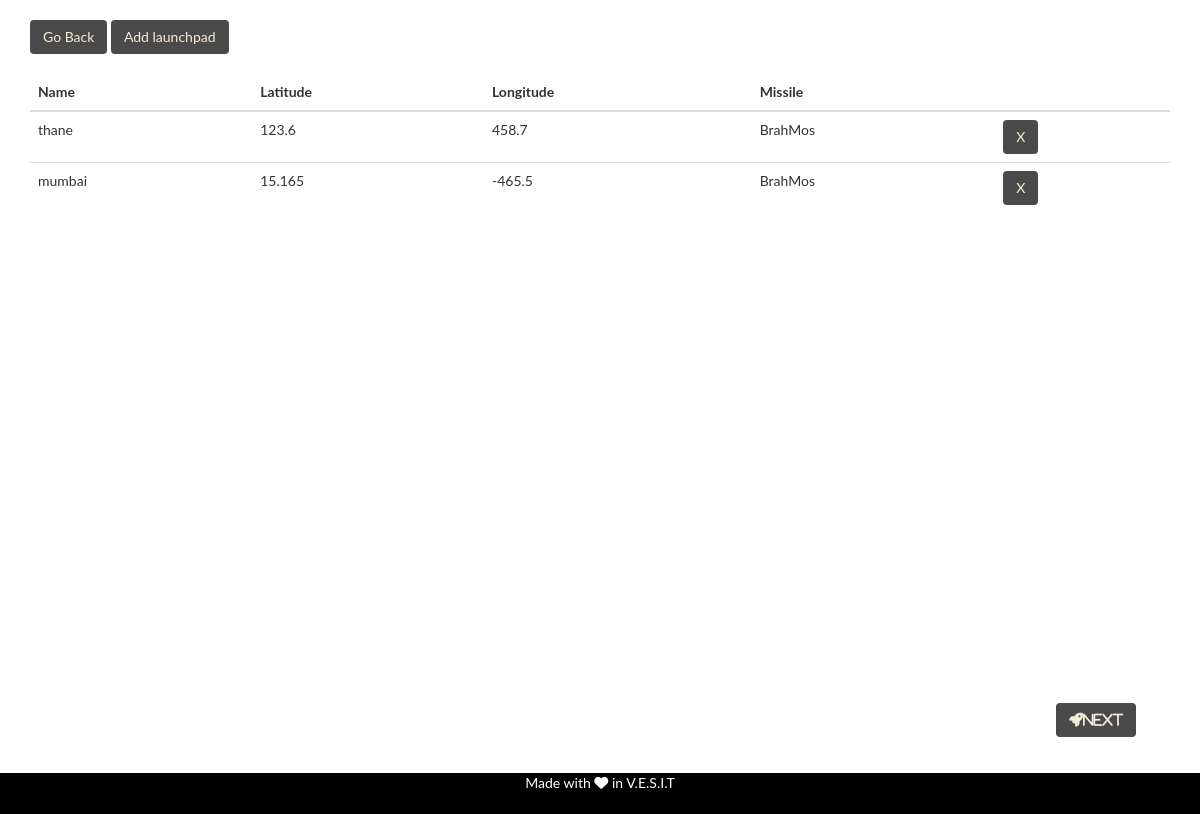
Before: /app/launchpad (signed in) with the older database file.
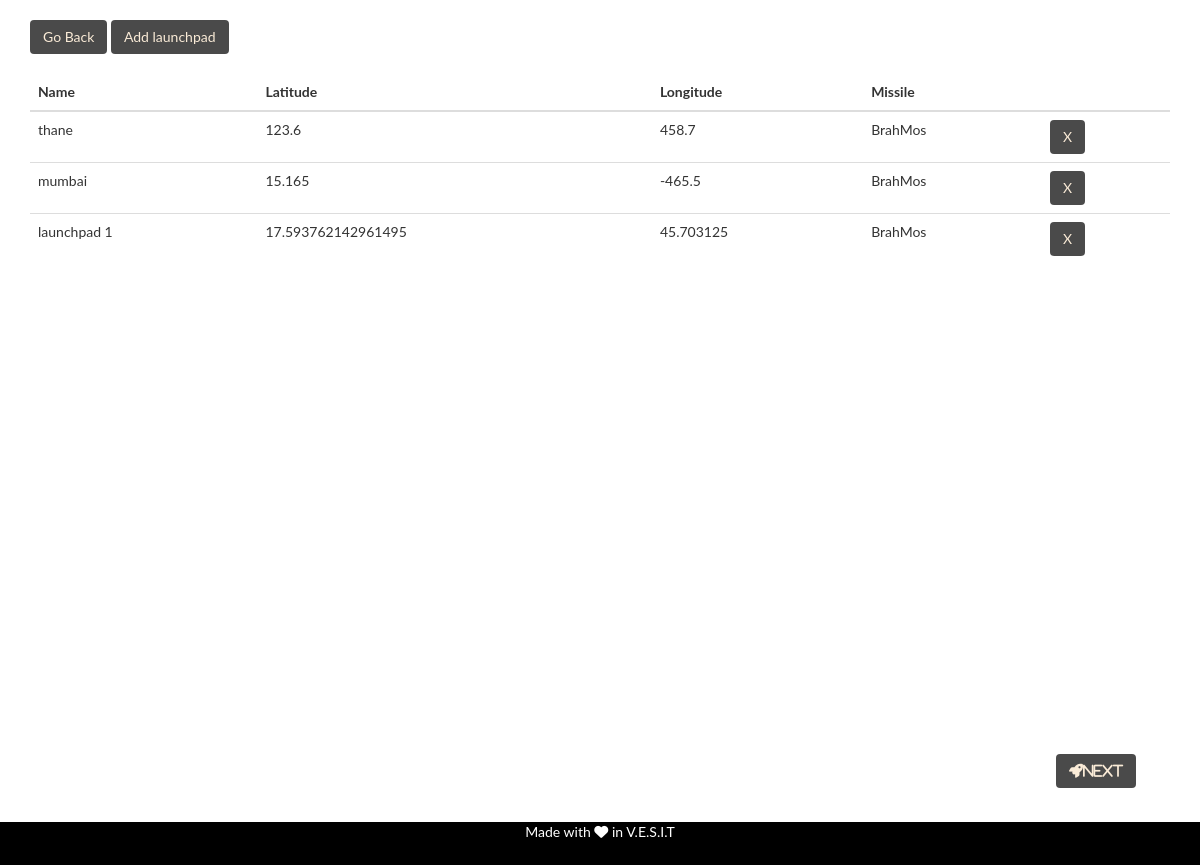
After: the same page with the newer database file.
### app/models.py (models this page shows)
class launchpad(models.Model):
    user=models.CharField(max_length=30)
    name=models.CharField(max_length=30)
    latitude=models.FloatField()
    longitude=models.FloatField()
    altitude=models.FloatField(default=0, null=True)
    missile=models.CharField(default= 'No missile', max_length=30)

### app/views.py (the view)
# urls.py: path('/launch',views.launch_attack,name='launch'),
def launch(request):
    if request.method == 'GET':
        id=request.user.username
        data=launchpad.objects.filter(user=id)
        print("\n\n\n",data)
        data=serializers.serialize('json', data)
        dat =   data.replace("'","\"")
        d = json.loads(dat)
        return render(request,'app/launchpad.html',{'launch_pads':d})
    elif request.method == 'POST':
        return JsonResponse({'success': 'true'})

### app/templates/app/launchpad.html (shortened to what this page needs)
{% include 'app/base.html' %}
{% load static %}
<html>
<head>
    <link rel = "stylesheet" href = "http://cdn.leafletjs.com/leaflet-0.7.3/leaflet.css"/>
    <link rel="stylesheet" href="{% static 'css/app.css' %}">
   </head>
{% block content %}
<div class='container'>
 <div id='launchpad-btn'>
  <a href="{% url 'home' %}" class="btn btn-dark">Go Back</a>
  <a href="{% url 'new_lpd' %}" class="btn btn-dark">Add launchpad</a><br><br>
</div>
  <table class="table">
    <thead class="thead-inverse">
      <tr>
        <th>Name</th>
        <th>Latitude</th>
        <th>Longitude</th>
        <th>Missile</th>
        <th></th>
      </tr>
    </thead>
    <tbody>
      {% for pad_info in launch_pads %}
        <tr id={{pad_info.fields.name}}>
          <td class="align-middle">{{ pad_info.fields.name }}</td>
          <td class="align-middle">{{ pad_info.fields.latitude }}</td>
          <td class="align-middle">{{ pad_info.fields.longitude }}</td>
          <td class="align-middle">{{ pad_info.fields.missile }}</td>
          <td><form action="{% url 'del_launchpad' %}" method="POST">
                 <button class = "btn btn-dark grey darken-2" name="DeleteButton" value="{{ pad_info.fields.name }}">X</button>
              </form>
          </td>
        </tr>
      {% endfor %}
    </tbody>
  </table>
  <div id = "map" ></div>
<a href="{% url 'upload' %}"> {% include 'app/next_button.html' %} </a>
</div>
{% endblock %}

### app/templates/app/base.html (shortened to what this page needs)
{% load static %}<!DOCTYPE html>
<html>
  <head>
    <link rel="stylesheet" href="https://maxcdn.bootstrapcdn.com/bootstrap/3.4.1/css/bootstrap.min.css">
    <link rel="stylesheet" href="{% static 'css/app.css' %}">
  </head>
  <body>
   <footer>
   <div class="footer"> Made with <i class="fa fa-heart pulse"></i> in V.E.S.I.T</div>
   </footer>
  </body>
</html>

### app/templates/app/next_button.html (shortened to what this page needs)
<!doctype html>
{% load static %}
<html>
  <head>
    <link rel="stylesheet" href="https://maxcdn.bootstrapcdn.com/bootstrap/3.4.1/css/bootstrap.min.css">
    <link href="{% static '/app/css/app.css' %}" rel="stylesheet" type="text/css" >
  </head>
  <body>
      <div class = 'next-btn'>
     <button class="btn  btn-dark"><i class="fas fa-rocket">next</i></button>
      </div>
</body>
</html>

### app/static/app/css/app.css (style rules this page uses)
body { font-family: "Lato", sans-serif; }
.next-btn { padding-top: 20px; text-decoration: none; padding-left:90%; padding-bottom: 20px; margin-bottom: 5%; }
#launchpad-btn { padding-top: 20px; }
#map { width: 100%; height: 410px; margin-bottom: 40px; }
.footer { position: fixed; left: 0; bottom: 0; width: 100%; background-color:#000; color: white; text-align: center; height:5%; z-index: 3; }
.btn-dark { background-color: rgba(0, 0, 0, 0.71); color:antiquewhite; }

Changed rows visible on the page:
added launchpad: fields.name "launchpad 1", fields.latitude "17.593762142961495", fields.longitude "45.703125", fields.missile "BrahMos"
